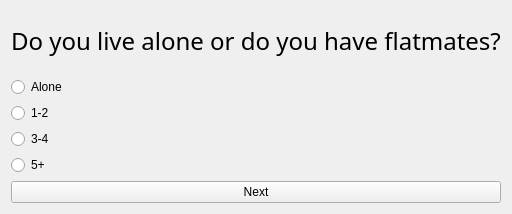
                <widget class="QWidget" name="tab_11">
                 <attribute name="title">
                  <string>Question 1</string>
                 </attribute>
                 <layout class="QGridLayout" name="gridLayout_2">
                  <item row="0" column="0">
                   <layout class="QVBoxLayout" name="verticalLayout">
                    <item>
                     <widget class="QLabel" name="label_15">
                      <property name="minimumSize">
                       <size>
                        <width>0</width>
                        <height>60</height>
                       </size>
                      </property>
                      <property name="maximumSize">
                       <size>
                        <width>16777215</width>
                        <height>60</height>
                       </size>
                      </property>
                      <property name="font">
                       <font>
                        <family>Gill Sans</family>
                        <pointsize>16</pointsize>
                       </font>
                      </property>
                      <property name="text">
                       <string>&lt;html&gt;&lt;head/&gt;&lt;body&gt;&lt;p&gt;&lt;span style=&quot; font-size:18pt;&quot;&gt;Do you live alone or do you have flatmates?&lt;/span&gt;&lt;/p&gt;&lt;/body&gt;&lt;/html&gt;</string>
                      </property>
                     </widget>
                    </item>
                    <item>
                     <layout class="QVBoxLayout" name="verticalLayout_11">
                      <item>
                       <widget class="QRadioButton" name="radioH1_1">
                        <property name="text">
                         <string>Alone</string>
                        </property>
                       </widget>
                      </item>
                      <item>
                       <widget class="QRadioButton" name="radioH1_2">
                        <property name="text">
                         <string>1-2</string>
                        </property>
                       </widget>
                      </item>
                      <item>
                       <widget class="QRadioButton" name="radioH1_3">
                        <property name="text">
                         <string>3-4</string>
                        </property>
                       </widget>
                      </item>
                      <item>
                       <widget class="QRadioButton" name="radioH1_4">
                        <property name="text">
                         <string>5+</string>
                        </property>
                       </widget>
                      </item>
                     </layout>
                    </item>
                    <item>
                     <widget class="QPushButton" name="buttonNextHousing1">
                      <property name="text">
                       <string>Next</string>
                      </property>
                     </widget>
                    </item>
                   </layout>
                  </item>
                 </layout>
                </widget>
